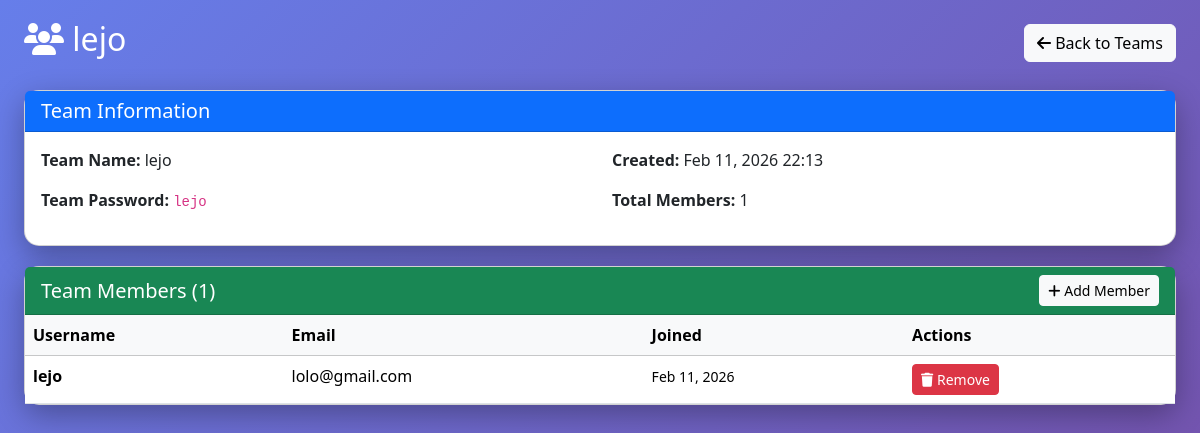
Before: /admin-panel/teams/10/ (signed in) with the older database file.
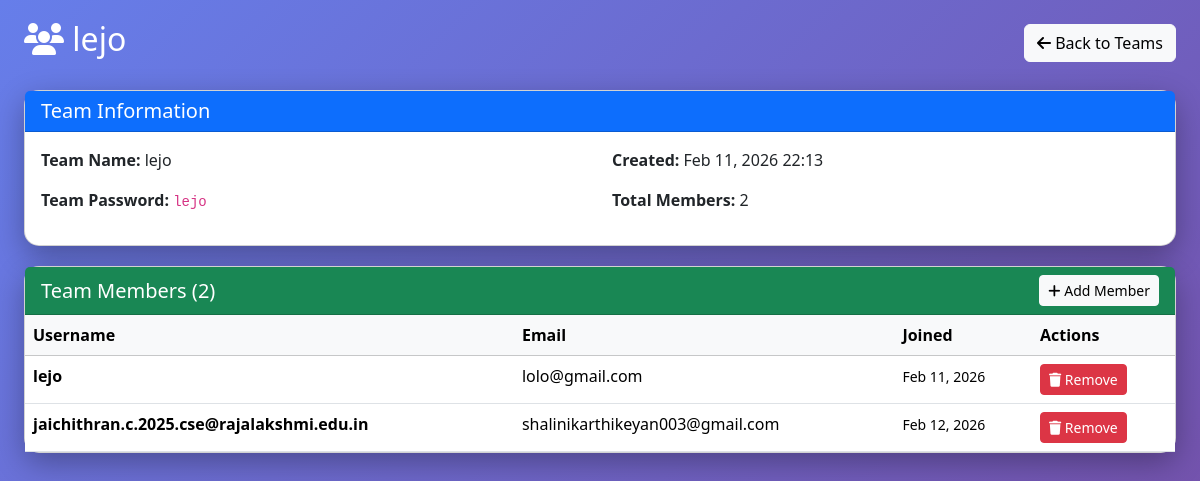
After: the same page with the newer database file.
### game/models.py (models this page shows, shortened)
class Team(models.Model):
    team_name = models.CharField(max_length=100, unique=True)
    team_password = models.CharField(max_length=100)
    created_at = models.DateTimeField(auto_now_add=True)
    created_by = models.ForeignKey(User, on_delete=models.CASCADE, related_name='created_teams')

class TeamMember(models.Model):
    team = models.ForeignKey(Team, on_delete=models.CASCADE, related_name='members')
    user = models.OneToOneField(User, on_delete=models.CASCADE, related_name='team_membership')
    username = models.CharField(max_length=100)
    email = models.EmailField()
    joined_at = models.DateTimeField(auto_now_add=True)
    class Meta:
        unique_together = ['team', 'user']

### game/views.py (the view, shortened to what this page needs)
# urls.py: path('admin-panel/teams/<int:team_id>/', views.admin_team_detail, name='admin_team_detail'),
@user_passes_test(is_superuser)
def admin_team_detail(request, team_id):
    team = get_object_or_404(Team, id=team_id)
    members = team.members.all()
    context = {'team': team, 'members': members}
    return render(request, 'admin_team_detail.html', context)

### game/views.py (called while the page is built)
def is_superuser(user):
    return user.is_superuser

### game/templates/admin_team_detail.html (shortened to what this page needs)
<!DOCTYPE html>
<html lang="en">
<head>
    <link href="https://cdn.jsdelivr.net/npm/bootstrap@5.3.2/dist/css/bootstrap.min.css" rel="stylesheet">
    <link href="https://cdnjs.cloudflare.com/ajax/libs/font-awesome/6.4.0/css/all.min.css" rel="stylesheet">
</head>
<body>
    <div class="container-fluid px-4">
        <div class="d-flex justify-content-between align-items-center mb-4">
            <h2 class="text-white"><i class="fas fa-users"></i> {{ team.team_name }}</h2>
            <a href="{% url 'admin_teams' %}" class="btn btn-light">
                <i class="fas fa-arrow-left"></i> Back to Teams
            </a>
        </div>
        <div class="card">
            <div class="card-header bg-primary text-white">
                <h5 class="mb-0">Team Information</h5>
            </div>
            <div class="card-body">
                <div class="row">
                    <div class="col-md-6">
                        <p><strong>Team Name:</strong> {{ team.team_name }}</p>
                        <p><strong>Team Password:</strong> <code>{{ team.team_password }}</code></p>
                    </div>
                    <div class="col-md-6">
                        <p><strong>Created:</strong> {{ team.created_at|date:"M d, Y H:i" }}</p>
                        <p><strong>Total Members:</strong> {{ members.count }}</p>
                    </div>
                </div>
            </div>
        </div>
        <div class="card">
            <div class="card-header bg-success text-white d-flex justify-content-between align-items-center">
                <h5 class="mb-0">Team Members ({{ members.count }})</h5>
                <button class="btn btn-light btn-sm" data-bs-toggle="modal" data-bs-target="#addMemberModal">
                    <i class="fas fa-plus"></i> Add Member
                </button>
            </div>
            <div class="card-body p-0">
                <table class="table table-hover mb-0">
                    <thead class="table-light">
                        <tr>
                            <th>Username</th>
                            <th>Email</th>
                            <th>Joined</th>
                            <th>Actions</th>
                        </tr>
                    </thead>
                    <tbody>
                        {% for member in members %}
                        <tr>
                            <td><strong>{{ member.username }}</strong></td>
                            <td>{{ member.email }}</td>
                            <td><small>{{ member.joined_at|date:"M d, Y" }}</small></td>
                            <td>
                                <form method="post" style="display:inline;">
                                    <button type="submit" class="btn btn-sm btn-danger" onclick="return confirm('Remove this member?')">
                                        <i class="fas fa-trash"></i> Remove
                                    </button>
                                </form>
                            </td>
                        </tr>
                        {% empty %}
                        <tr>
                            <td colspan="4" class="text-center text-muted">No members yet</td>
                        </tr>
                        {% endfor %}
                    </tbody>
                </table>
            </div>
        </div>
    </div>
</body>
</html>

Changed rows visible on the page:
computed for Team "lejo": count "1" → "2"
added TeamMember: username "jaichithran.c.2025.cse@rajalakshmi.edu.in", email "shalinikarthikeyan003@gmail.com", joined_at "Feb 12, 2026"
Other visible differences:
{{ members.count }}: "1" → "2"
